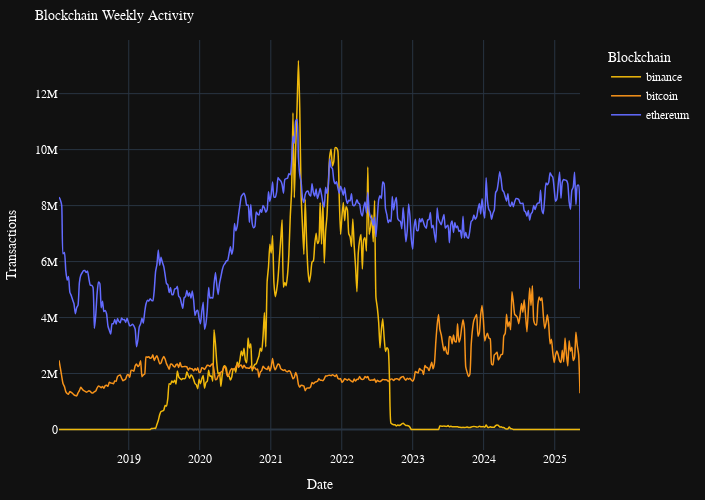

Notebook cell for this chart:
### Code cell
# Create the figure
fig1 = px.line(
    web3_tx,
    x='date',
    y='tx_count',
    color='chain',
    custom_data=['chain', 'tx_count'],
    title='Blockchain Weekly Activity',
    labels={
        'date': 'Date',
        'tx_count': 'Transactions',
        'chain': 'Blockchain',
    },
    color_discrete_map={
        'bitcoin': '#F7931A',  # Bitcoin Orange
        'ethereum': '#636BFF',  # Ethereum Blue
        'binance': '#F0B90B',  # Binance Yellow
    },
    markers=False,
    line_shape='spline',
)

# Update traces to reduce marker size
fig1.update_traces(
    line=dict(width= 1.5, smoothing=0.5),
    hovertemplate="<b>%{customdata[0]}</b><br>" +
                  "Transactions: %{customdata[1]:,.2f}<br>" +
                  "<extra></extra>"
)

fig1.update_layout(
    template="plotly_dark",              # inherit base dark theme 
        hovermode="x unified",
        title=dict(font=dict(size=14, color='white'), xanchor="left"),
        font=dict(family="IBM Plex Sans", color="white"),
        legend=dict(yanchor="top", y=0.99, xanchor="left", x=1.05),
        margin=dict(l=10, r=10, t=40, b=10),
        yaxis=dict(title="Transactions"),
        height=500, width=705,
)

# Show the plot
fig1.show(config={
    'displayModeBar': True,
    'displaylogo': False,
    'modeBarButtonsToAdd': ['fullscreen']
})


# get the full HTML as a string, with Plotly.js from CDN
fig1html = fig1.to_html(include_plotlyjs="cdn", full_html=True)

# inject the Google Fonts link right after <head>
font_link = '<link href="https://fonts.googleapis.com/css2?family=IBM+Plex+Sans&display=swap" rel="stylesheet">'
fig1html = fig1html.replace("<head>", f"<head>\n    {font_link}")

# save the HTML to a file
with open("plots/html/blockchain_activity.html", "w") as f:
    f.write(fig1html)

### Figure 1 — Plotly figure (JSON) as saved in the notebook; plotly's stock layout.template omitted (floating-point values rounded to 4 significant figures; data arrays with more than 128 entries replaced by an {"elided": "..."} marker saying what was removed)
{"data": [{"customdata": {"elided": "384x2 mixed values"}, "hovertemplate": "<b>%{customdata[0]}</b><br>Transactions: %{customdata[1]:,.2f}<br><extra></extra>", "legendgroup": "binance", "line": {"color": "#F0B90B", "dash": "solid", "shape": "spline", "smoothing": 0.5, "width": 1.5}, "marker": {"symbol": "circle"}, "mode": "lines", "name": "binance", "orientation": "v", "showlegend": true, "type": "scatter", "x": {"elided": "384 str values"}, "xaxis": "x", "y": {"elided": "384 int values"}, "yaxis": "y"}, {"customdata": {"elided": "384x2 mixed values"}, "hovertemplate": "<b>%{customdata[0]}</b><br>Transactions: %{customdata[1]:,.2f}<br><extra></extra>", "legendgroup": "bitcoin", "line": {"color": "#F7931A", "dash": "solid", "shape": "spline", "smoothing": 0.5, "width": 1.5}, "marker": {"symbol": "circle"}, "mode": "lines", "name": "bitcoin", "orientation": "v", "showlegend": true, "type": "scatter", "x": {"elided": "384 str values"}, "xaxis": "x", "y": {"elided": "384 int values"}, "yaxis": "y"}, {"customdata": {"elided": "384x2 mixed values"}, "hovertemplate": "<b>%{customdata[0]}</b><br>Transactions: %{customdata[1]:,.2f}<br><extra></extra>", "legendgroup": "ethereum", "line": {"color": "#636BFF", "dash": "solid", "shape": "spline", "smoothing": 0.5, "width": 1.5}, "marker": {"symbol": "circle"}, "mode": "lines", "name": "ethereum", "orientation": "v", "showlegend": true, "type": "scatter", "x": {"elided": "384 str values"}, "xaxis": "x", "y": {"elided": "384 int values"}, "yaxis": "y"}], "layout": {"font": {"color": "white", "family": "IBM Plex Sans"}, "height": 500, "hovermode": "x unified", "legend": {"title": {"text": "Blockchain"}, "tracegroupgap": 0, "x": 1.05, "xanchor": "left", "y": 0.99, "yanchor": "top"}, "margin": {"b": 10, "l": 10, "r": 10, "t": 40}, "title": {"font": {"color": "white", "size": 14}, "text": "Blockchain Weekly Activity", "xanchor": "left"}, "width": 705, "xaxis": {"anchor": "y", "domain": [0, 1], "title": {"text": "Date"}}, "yaxis": {"anchor": "x", "domain": [0, 1], "title": {"text": "Transactions"}}}}
